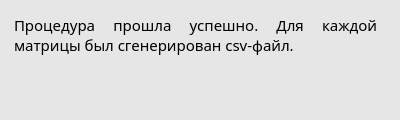
<?xml version="1.0" encoding="UTF-8"?>
<ui version="4.0">
 <class>Dialog</class>
 <widget class="QDialog" name="Dialog">
  <property name="geometry">
   <rect>
    <x>0</x>
    <y>0</y>
    <width>400</width>
    <height>120</height>
   </rect>
  </property>
  <property name="minimumSize">
   <size>
    <width>400</width>
    <height>120</height>
   </size>
  </property>
  <property name="maximumSize">
   <size>
    <width>400</width>
    <height>120</height>
   </size>
  </property>
  <property name="windowTitle">
   <string>Успех </string>
  </property>
  <property name="styleSheet">
   <string notr="true">background-color: rgb(230, 230, 230);</string>
  </property>
  <widget class="QTextBrowser" name="textBrowser">
   <property name="geometry">
    <rect>
     <x>10</x>
     <y>10</y>
     <width>371</width>
     <height>91</height>
    </rect>
   </property>
   <property name="font">
    <font>
     <family>Avenir</family>
     <pointsize>11</pointsize>
    </font>
   </property>
   <property name="styleSheet">
    <string notr="true">border: none;</string>
   </property>
   <property name="html">
    <string>&lt;!DOCTYPE HTML PUBLIC &quot;-//W3C//DTD HTML 4.0//EN&quot; &quot;http://www.w3.org/TR/REC-html40/strict.dtd&quot;&gt;
&lt;html&gt;&lt;head&gt;&lt;meta name=&quot;qrichtext&quot; content=&quot;1&quot; /&gt;&lt;style type=&quot;text/css&quot;&gt;
p, li { white-space: pre-wrap; }
&lt;/style&gt;&lt;/head&gt;&lt;body style=&quot; font-family:'Avenir'; font-size:11pt; font-weight:400; font-style:normal;&quot;&gt;
&lt;p align=&quot;justify&quot; style=&quot; margin-top:0px; margin-bottom:0px; margin-left:0px; margin-right:0px; -qt-block-indent:0; text-indent:0px;&quot;&gt;Процедура прошла успешно. Для каждой матрицы был сгенерирован csv-файл.&lt;/p&gt;&lt;/body&gt;&lt;/html&gt;</string>
   </property>
  </widget>
 </widget>
 <resources/>
 <connections/>
</ui>
